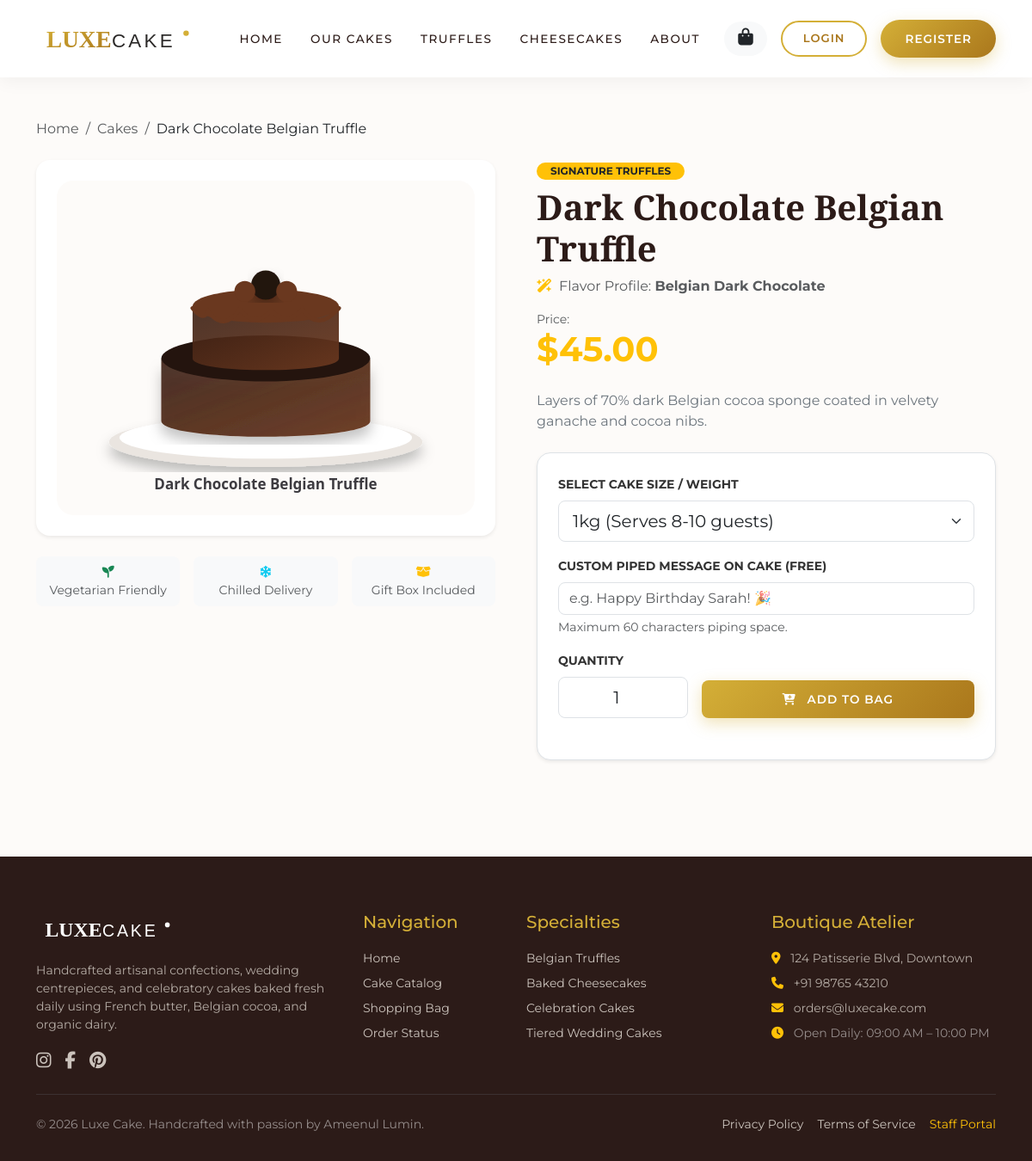
The app's page /cake_details.php?id=1 with its own data.
### tables this page shows
CREATE TABLE IF NOT EXISTS `cakes` (
    `id` INT AUTO_INCREMENT PRIMARY KEY,
    `category_id` INT NOT NULL,
    `name` VARCHAR(150) NOT NULL,
    `slug` VARCHAR(150) NOT NULL,
    `description` TEXT NOT NULL,
    `flavor` VARCHAR(100) NOT NULL,
    `price` DECIMAL(10, 2) NOT NULL,
    `weight_options` VARCHAR(100) DEFAULT '0.5kg, 1kg, 2kg, 3kg',
    `image` VARCHAR(255) NOT NULL,
    `is_featured` TINYINT(1) DEFAULT 0,
    `is_available` TINYINT(1) DEFAULT 1,
    `created_at` TIMESTAMP DEFAULT CURRENT_TIMESTAMP,
    `updated_at` TIMESTAMP DEFAULT CURRENT_TIMESTAMP ON UPDATE CURRENT_TIMESTAMP,
    FOREIGN KEY (`category_id`) REFERENCES `categories`(`id`) ON DELETE CASCADE
);

CREATE TABLE IF NOT EXISTS `categories` (
    `id` INT AUTO_INCREMENT PRIMARY KEY,
    `name` VARCHAR(100) NOT NULL,
    `slug` VARCHAR(100) NOT NULL UNIQUE,
    `description` TEXT DEFAULT NULL,
    `image` VARCHAR(255) DEFAULT NULL,
    `created_at` TIMESTAMP DEFAULT CURRENT_TIMESTAMP
);

### cake_details.php (the view, shortened to what this page needs)
<?php
require_once __DIR__ . '/includes/db.php';
$id = isset($_GET['id']) ? (int)$_GET['id'] : 0;
$stmt = $pdo->prepare("SELECT c.*, cat.name as category_name FROM cakes c JOIN categories cat ON c.category_id = cat.id WHERE c.id = ?");
$stmt->execute([$id]);
$cake = $stmt->fetch();
require_once __DIR__ . '/includes/header.php';
$weights = array_map('trim', explode(',', $cake['weight_options']));
?>
<div class="container py-5">
    <nav aria-label="breadcrumb" class="mb-4">
        <ol class="breadcrumb">
            <li class="breadcrumb-item"><a href="index.php" class="text-decoration-none text-muted">Home</a></li>
            <li class="breadcrumb-item"><a href="cakes.php" class="text-decoration-none text-muted">Cakes</a></li>
            <li class="breadcrumb-item active text-dark" aria-current="page"><?php echo htmlspecialchars($cake['name']); ?></li>
        </ol>
    </nav>
    <div class="row g-5">
        <div class="col-lg-6">
            <div class="p-4 bg-white rounded-4 shadow-sm text-center">
                <img src="<?php echo htmlspecialchars($cake['image']); ?>" alt="<?php echo htmlspecialchars($cake['name']); ?>" class="img-fluid rounded-4" style="max-height: 440px;">
            </div>
            <div class="row g-3 mt-2 text-center text-muted small">
                <div class="col-4">
                    <div class="p-2 bg-light rounded-3">
                        <i class="fa-solid fa-seedling text-success mb-1"></i>
                        <div>Vegetarian Friendly</div>
                    </div>
                </div>
                <div class="col-4">
                    <div class="p-2 bg-light rounded-3">
                        <i class="fa-solid fa-snowflake text-info mb-1"></i>
                        <div>Chilled Delivery</div>
                    </div>
                </div>
                <div class="col-4">
                    <div class="p-2 bg-light rounded-3">
                        <i class="fa-solid fa-box-open text-warning mb-1"></i>
                        <div>Gift Box Included</div>
                    </div>
                </div>
            </div>
        </div>
        <div class="col-lg-6">
            <span class="badge bg-warning text-dark px-3 py-1 rounded-pill text-uppercase mb-2">
                <?php echo htmlspecialchars($cake['category_name']); ?>
            </span>
            <h1 class="display-6 fw-bold mb-2"><?php echo htmlspecialchars($cake['name']); ?></h1>
            <p class="text-muted mb-3"><i class="fa-solid fa-wand-magic-sparkles text-warning me-2"></i>Flavor Profile: <strong><?php echo htmlspecialchars($cake['flavor']); ?></strong></p>
            <div class="mb-4">
                <span class="text-muted small d-block">Price:</span>
                <span class="display-6 fw-bold text-warning" id="displayPrice">$<?php echo number_format($cake['price'], 2); ?></span>
            </div>
            <p class="text-secondary mb-4 leading-relaxed">
                <?php echo nl2br(htmlspecialchars($cake['description'])); ?>
            </p>
            <form action="actions/add_to_cart.php" method="POST" class="bg-white p-4 rounded-4 shadow-sm border">
                <div class="mb-3">
                    <label class="form-label fw-bold small text-uppercase">Select Cake Size / Weight</label>
                    <select name="weight" id="cakeWeight" class="form-select form-select-lg rounded-3">
                        <?php foreach ($weights as $w): ?>
                            <option value="<?php echo htmlspecialchars($w); ?>" <?php echo $w === '1kg' ? 'selected' : ''; ?>>
                                <?php echo htmlspecialchars($w); ?> (Serves <?php echo $w === '0.5kg' ? '4-5' : ($w === '1kg' ? '8-10' : ($w === '2kg' ? '16-20' : '25+')); ?> guests)
                            </option>
                        <?php endforeach; ?>
                    </select>
                </div>
                <div class="mb-3">
                    <label class="form-label fw-bold small text-uppercase">Custom Piped Message on Cake (Free)</label>
                    <input type="text" name="custom_message" class="form-control rounded-3" maxlength="60" placeholder="e.g. Happy Birthday Sarah! 🎉">
                    <div class="form-text small">Maximum 60 characters piping space.</div>
                </div>
                <div class="row g-3 mb-4">
                    <div class="col-4">
                        <label class="form-label fw-bold small text-uppercase">Quantity</label>
                        <input type="number" name="quantity" class="form-control form-control-lg text-center rounded-3" value="1" min="1" max="10">
                    </div>
                    <div class="col-8 d-flex align-items-end">
                        <button type="submit" class="btn btn-luxury btn-lg w-100 rounded-3">
                            <i class="fa-solid fa-cart-plus me-2"></i> Add to Bag
                        </button>
                    </div>
                </div>
            </form>
        </div>
    </div>
</div>
<?php require_once __DIR__ . '/includes/footer.php'; ?>

### css/style.css (style rules this page uses)
:root { --primary-gold: #D4AF37; --primary-gold-dark: #AA771C; --dark-cocoa: #2C1B18; --soft-cream: #FDFBF9; --warm-vanilla: #F7F3EE; --card-shadow: 0 10px 30px rgba(44, 27, 24, 0.08); --hover-shadow: 0 18px 40px rgba(44, 27, 24, 0.14); }
body { font-family: 'Montserrat', sans-serif; background-color: var(--soft-cream); color: #333333; display: flex; flex-direction: column; min-height: 100vh; }
h1, h2, h3, h4, .brand-font { font-family: 'Playfair Display', Georgia, serif; color: var(--dark-cocoa); }
.btn-luxury { background: linear-gradient(135deg, var(--primary-gold), var(--primary-gold-dark)); color: #FFFFFF; border: none; font-weight: 600; letter-spacing: 1px; text-transform: uppercase; font-size: 0.85rem; padding: 0.75rem 1.75rem; border-radius: 50px; box-shadow: 0 6px 18px rgba(212, 175, 55, 0.35); transition: all 0.3s ease; }

### records on screen
cakes: name "Dark Chocolate Belgian Truffle", image (picture), category.name "SIGNATURE TRUFFLES", flavor "Belgian Dark Chocolate", price "45.00", description "Layers of 70% dark Belgian cocoa sponge coated in velvety ganache and cocoa nibs.", weight "1kg (Serves 8-10 guests)"
